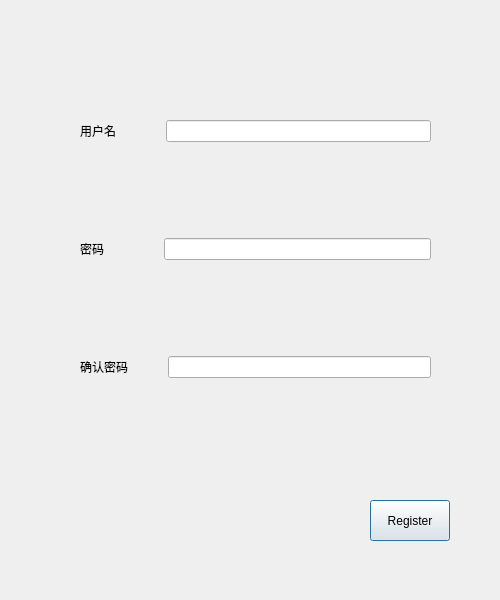
<?xml version="1.0" encoding="UTF-8"?>
<ui version="4.0">
 <class>Register</class>
 <widget class="QDialog" name="Register">
  <property name="geometry">
   <rect>
    <x>0</x>
    <y>0</y>
    <width>500</width>
    <height>600</height>
   </rect>
  </property>
  <property name="windowTitle">
   <string>Dialog</string>
  </property>
  <widget class="QPushButton" name="registerBtn">
   <property name="geometry">
    <rect>
     <x>370</x>
     <y>500</y>
     <width>80</width>
     <height>41</height>
    </rect>
   </property>
   <property name="text">
    <string>Register</string>
   </property>
  </widget>
  <widget class="QWidget" name="layoutWidget">
   <property name="geometry">
    <rect>
     <x>80</x>
     <y>30</y>
     <width>351</width>
     <height>441</height>
    </rect>
   </property>
   <layout class="QVBoxLayout" name="verticalLayout" stretch="1,1,1">
    <item>
     <layout class="QHBoxLayout" name="horizontalLayout">
      <property name="spacing">
       <number>50</number>
      </property>
      <item>
       <widget class="QLabel" name="label">
        <property name="text">
         <string>用户名</string>
        </property>
       </widget>
      </item>
      <item>
       <widget class="QLineEdit" name="User_Name"/>
      </item>
     </layout>
    </item>
    <item>
     <layout class="QHBoxLayout" name="horizontalLayout_2" stretch="0,0">
      <property name="spacing">
       <number>60</number>
      </property>
      <item>
       <widget class="QLabel" name="label_2">
        <property name="text">
         <string>密码</string>
        </property>
       </widget>
      </item>
      <item>
       <widget class="QLineEdit" name="User_pwd"/>
      </item>
     </layout>
    </item>
    <item>
     <layout class="QHBoxLayout" name="horizontalLayout_5" stretch="0,0">
      <property name="spacing">
       <number>40</number>
      </property>
      <item>
       <widget class="QLabel" name="label_5">
        <property name="text">
         <string>确认密码</string>
        </property>
       </widget>
      </item>
      <item>
       <widget class="QLineEdit" name="resurePwd"/>
      </item>
     </layout>
    </item>
   </layout>
  </widget>
 </widget>
 <resources/>
 <connections/>
</ui>
